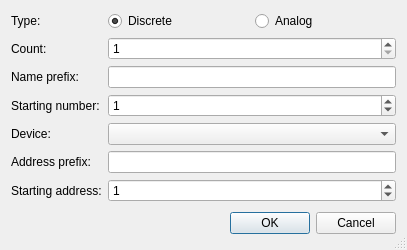
<?xml version="1.0" encoding="UTF-8"?>
<ui version="4.0">
 <class>MultiCreateDialog</class>
 <widget class="QDialog" name="MultiCreateDialog">
  <property name="geometry">
   <rect>
    <x>0</x>
    <y>0</y>
    <width>407</width>
    <height>232</height>
   </rect>
  </property>
  <property name="sizePolicy">
   <sizepolicy hsizetype="Preferred" vsizetype="Fixed">
    <horstretch>0</horstretch>
    <verstretch>0</verstretch>
   </sizepolicy>
  </property>
  <property name="windowTitle">
   <string>Multiple Create</string>
  </property>
  <property name="sizeGripEnabled">
   <bool>true</bool>
  </property>
  <layout class="QVBoxLayout" name="verticalLayout">
   <item>
    <layout class="QFormLayout" name="formLayout">
     <item row="0" column="0">
      <widget class="QLabel" name="typeLabel">
       <property name="text">
        <string>Type:</string>
       </property>
      </widget>
     </item>
     <item row="0" column="1">
      <widget class="QWidget" name="typeWidget" native="true">
       <layout class="QHBoxLayout" name="horizontalLayout">
        <property name="leftMargin">
         <number>0</number>
        </property>
        <property name="topMargin">
         <number>0</number>
        </property>
        <property name="rightMargin">
         <number>0</number>
        </property>
        <property name="bottomMargin">
         <number>0</number>
        </property>
        <item>
         <widget class="QRadioButton" name="discreteTypeRadioButton">
          <property name="text">
           <string>Discrete</string>
          </property>
          <property name="checked">
           <bool>true</bool>
          </property>
         </widget>
        </item>
        <item>
         <widget class="QRadioButton" name="analogTypeRadioButton">
          <property name="text">
           <string>Analog</string>
          </property>
         </widget>
        </item>
       </layout>
      </widget>
     </item>
     <item row="1" column="0">
      <widget class="QLabel" name="countLabel">
       <property name="text">
        <string>Count:</string>
       </property>
      </widget>
     </item>
     <item row="1" column="1">
      <widget class="QSpinBox" name="countSpinBox">
       <property name="minimum">
        <number>1</number>
       </property>
       <property name="maximum">
        <number>999</number>
       </property>
       <property name="value">
        <number>1</number>
       </property>
      </widget>
     </item>
     <item row="2" column="0">
      <widget class="QLabel" name="namePrefixLabel">
       <property name="text">
        <string>Name prefix:</string>
       </property>
      </widget>
     </item>
     <item row="2" column="1">
      <widget class="QLineEdit" name="namePrefixLineEdit"/>
     </item>
     <item row="3" column="0">
      <widget class="QLabel" name="startingNumberLabel">
       <property name="text">
        <string>Starting number:</string>
       </property>
      </widget>
     </item>
     <item row="3" column="1">
      <widget class="QSpinBox" name="startingNumberSpinBox">
       <property name="maximum">
        <number>999999999</number>
       </property>
       <property name="value">
        <number>1</number>
       </property>
      </widget>
     </item>
     <item row="4" column="0">
      <widget class="QLabel" name="deviceLabel">
       <property name="text">
        <string>Device:</string>
       </property>
      </widget>
     </item>
     <item row="4" column="1">
      <widget class="QComboBox" name="deviceComboBox"/>
     </item>
     <item row="5" column="0">
      <widget class="QLabel" name="addressPrefixLabel">
       <property name="text">
        <string>Address prefix:</string>
       </property>
      </widget>
     </item>
     <item row="5" column="1">
      <widget class="QLineEdit" name="addressPrefixLineEdit"/>
     </item>
     <item row="6" column="0">
      <widget class="QLabel" name="startingAddressLabel">
       <property name="text">
        <string>Starting address:</string>
       </property>
      </widget>
     </item>
     <item row="6" column="1">
      <widget class="QSpinBox" name="startingAddressSpinBox">
       <property name="maximum">
        <number>999999999</number>
       </property>
       <property name="value">
        <number>1</number>
       </property>
      </widget>
     </item>
    </layout>
   </item>
   <item>
    <layout class="QHBoxLayout">
     <property name="spacing">
      <number>6</number>
     </property>
     <property name="leftMargin">
      <number>0</number>
     </property>
     <property name="topMargin">
      <number>0</number>
     </property>
     <property name="rightMargin">
      <number>0</number>
     </property>
     <property name="bottomMargin">
      <number>0</number>
     </property>
     <item>
      <spacer>
       <property name="orientation">
        <enum>Qt::Horizontal</enum>
       </property>
       <property name="sizeHint" stdset="0">
        <size>
         <width>131</width>
         <height>31</height>
        </size>
       </property>
      </spacer>
     </item>
     <item>
      <widget class="QPushButton" name="okButton">
       <property name="text">
        <string>OK</string>
       </property>
      </widget>
     </item>
     <item>
      <widget class="QPushButton" name="cancelButton">
       <property name="text">
        <string>Cancel</string>
       </property>
      </widget>
     </item>
    </layout>
   </item>
  </layout>
 </widget>
 <resources/>
 <connections>
  <connection>
   <sender>okButton</sender>
   <signal>clicked()</signal>
   <receiver>MultiCreateDialog</receiver>
   <slot>accept()</slot>
   <hints>
    <hint type="sourcelabel">
     <x>278</x>
     <y>253</y>
    </hint>
    <hint type="destinationlabel">
     <x>96</x>
     <y>254</y>
    </hint>
   </hints>
  </connection>
  <connection>
   <sender>cancelButton</sender>
   <signal>clicked()</signal>
   <receiver>MultiCreateDialog</receiver>
   <slot>reject()</slot>
   <hints>
    <hint type="sourcelabel">
     <x>369</x>
     <y>253</y>
    </hint>
    <hint type="destinationlabel">
     <x>179</x>
     <y>282</y>
    </hint>
   </hints>
  </connection>
 </connections>
</ui>
